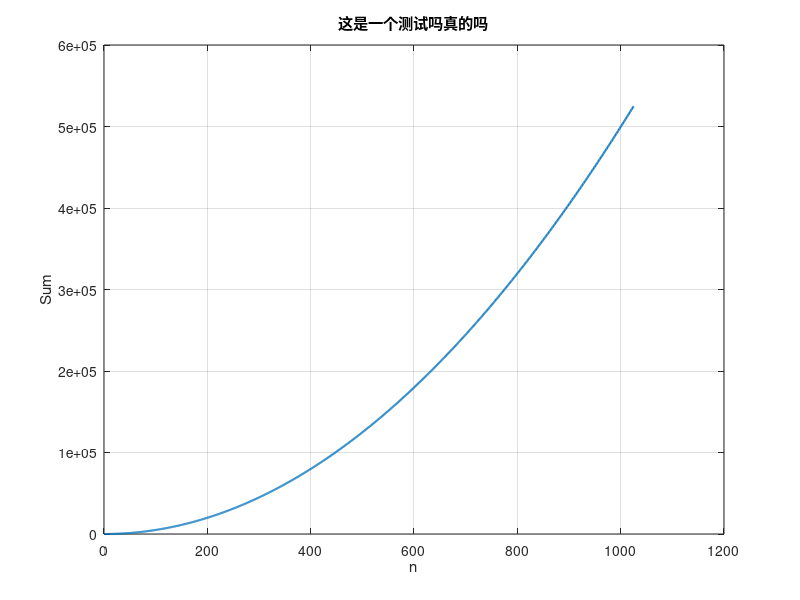

The MATLAB source for this figure:
j = zeros(1024, 1);
for i = 1:1024
    j(i + 1) = j(i) + i;
end

figure
plot(1:(length(j)), j, 'Linewidth', 1.5);grid on;
xlabel('n'),ylabel('Sum');
title('这是一个测试吗真的吗');

